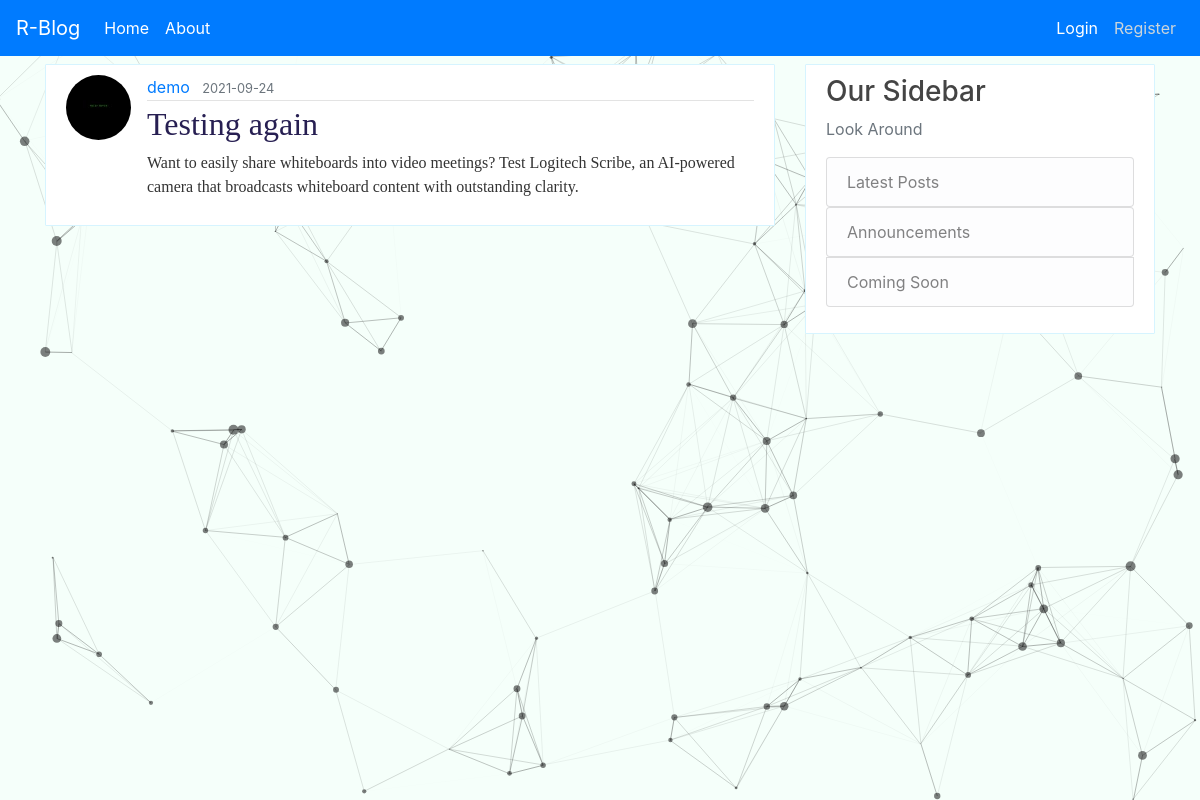
Screenshot of /post/2 with the database file from the repository.
### flaskblog/models.py (models this page shows, shortened)
class User(db.Model, UserMixin):
    __table_args__ = {'extend_existing': True}
    id = db.Column(db.Integer, primary_key=True)
    username = db.Column(db.String(20), unique=True, nullable=False)
    email = db.Column(db.String(120), unique=True, nullable=False)
    image_file = db.Column(db.String(20), nullable=False, default='default.jpg')
    password = db.Column(db.String(60), nullable=False)
    posts = db.relationship('Post', backref='author', lazy=True)

class Post(db.Model):
    id = db.Column(db.Integer, primary_key=True)
    title = db.Column(db.String(100), nullable=False)
    date_posted = db.Column(db.DateTime, nullable=False, default=datetime.utcnow)
    content = db.Column(db.Text, nullable=False)
    user_id = db.Column(db.Integer, db.ForeignKey('user.id'), nullable=False)

### flaskblog/posts/routes.py (the view)
@posts.route("/post/<int:post_id>")
def post(post_id):
    post = Post.query.get_or_404(post_id)
    return render_template('post.html', title=post.title,post=post)

### flaskblog/templates/post.html (shortened to what this page needs)
{% extends "layout.html" %}
{% block content %}
  <article class="media content-section">
    <img class="rounded-circle article-img" src="{{ url_for('static', filename='profile_pics/' + post.author.image_file) }}">
    <div class="media-body">
      <div class="article-metadata">
        <a class="mr-2" href="{{ url_for('users.user_posts', username=post.author.username) }}">{{ post.author.username }}</a>
        <small class="text-muted">{{ post.date_posted.strftime('%Y-%m-%d') }}</small>
      </div>
      <h2 class="article-title">{{ post.title }}</h2>
      <p class="article-content">{{ post.content }}</p>
    </div>
  </article>
{% endblock content %}

### flaskblog/static/main.css (style rules this page uses)
body { background: #fafafa; color: #333333; margin-top: 0rem; position: relative; }
h1, h2, h3, h4, h5, h6 { color: #444444; }
.content-section { background: #ffffff; padding: 10px 20px; border: 1px solid #d6f4ff; border-radius: 1px; margin-bottom: 20px; margin-top: 8px; }
.article-title { color: #271f52; font-family: "Times", Times, serif; }
.article-content { white-space: pre-line; font-family: "Times New Roman", Times, serif; }
.article-img { height: 65px; width: 65px; margin-right: 16px; }
.article-metadata { padding-bottom: 1px; margin-bottom: 4px; border-bottom: 1px solid #e3e3e3 }

### rows the page displays
User: image_file (picture), author.username "demo"
Post: date_posted "2021-09-24", title "Testing again", content "Want to easily share whiteboards into video meetings? Test Logitech Scribe, an AI-powered camera that broadcasts whiteboard content with outstanding clarity."
